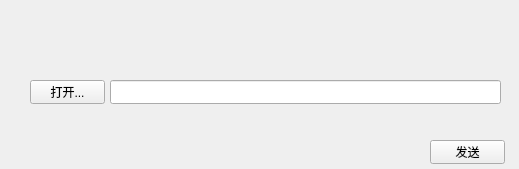
<?xml version="1.0" encoding="UTF-8"?>
<ui version="4.0">
 <class>SendFileClass</class>
 <widget class="QWidget" name="SendFileClass">
  <property name="geometry">
   <rect>
    <x>0</x>
    <y>0</y>
    <width>519</width>
    <height>169</height>
   </rect>
  </property>
  <property name="sizePolicy">
   <sizepolicy hsizetype="Minimum" vsizetype="Fixed">
    <horstretch>0</horstretch>
    <verstretch>0</verstretch>
   </sizepolicy>
  </property>
  <property name="minimumSize">
   <size>
    <width>519</width>
    <height>169</height>
   </size>
  </property>
  <property name="maximumSize">
   <size>
    <width>519</width>
    <height>169</height>
   </size>
  </property>
  <property name="windowTitle">
   <string>SendFile</string>
  </property>
  <widget class="QWidget" name="titleWidget" native="true">
   <property name="geometry">
    <rect>
     <x>0</x>
     <y>0</y>
     <width>519</width>
     <height>50</height>
    </rect>
   </property>
   <property name="sizePolicy">
    <sizepolicy hsizetype="Fixed" vsizetype="Fixed">
     <horstretch>0</horstretch>
     <verstretch>0</verstretch>
    </sizepolicy>
   </property>
   <property name="titleskin" stdset="0">
    <bool>true</bool>
   </property>
  </widget>
  <widget class="QWidget" name="bodyWidget" native="true">
   <property name="geometry">
    <rect>
     <x>0</x>
     <y>50</y>
     <width>519</width>
     <height>119</height>
    </rect>
   </property>
   <property name="sizePolicy">
    <sizepolicy hsizetype="Fixed" vsizetype="Fixed">
     <horstretch>0</horstretch>
     <verstretch>0</verstretch>
    </sizepolicy>
   </property>
   <property name="bottomskin" stdset="0">
    <bool>true</bool>
   </property>
   <widget class="QPushButton" name="openBtn">
    <property name="geometry">
     <rect>
      <x>30</x>
      <y>30</y>
      <width>75</width>
      <height>24</height>
     </rect>
    </property>
    <property name="text">
     <string>打开...</string>
    </property>
   </widget>
   <widget class="QPushButton" name="sendBtn">
    <property name="geometry">
     <rect>
      <x>430</x>
      <y>90</y>
      <width>75</width>
      <height>24</height>
     </rect>
    </property>
    <property name="text">
     <string>发送</string>
    </property>
   </widget>
   <widget class="QLineEdit" name="lineEdit">
    <property name="geometry">
     <rect>
      <x>110</x>
      <y>30</y>
      <width>391</width>
      <height>24</height>
     </rect>
    </property>
   </widget>
  </widget>
 </widget>
 <layoutdefault spacing="6" margin="11"/>
 <resources/>
 <connections/>
</ui>
